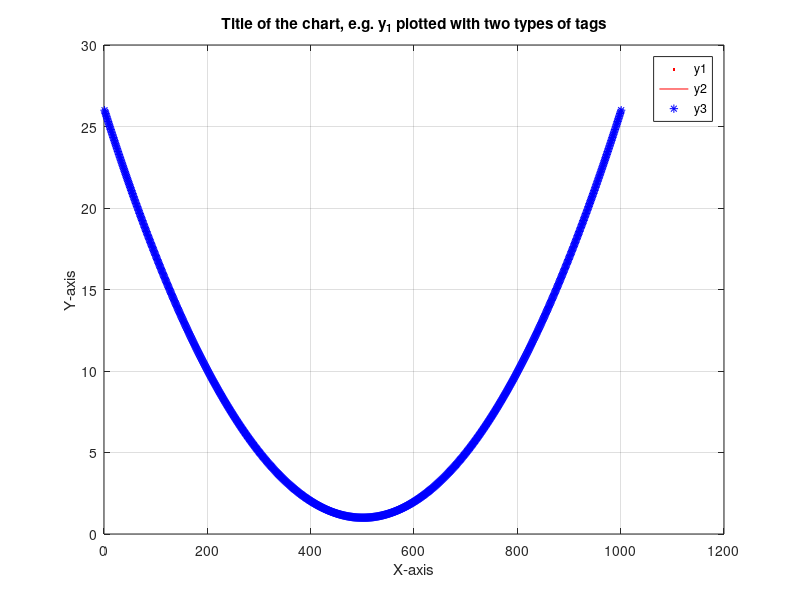
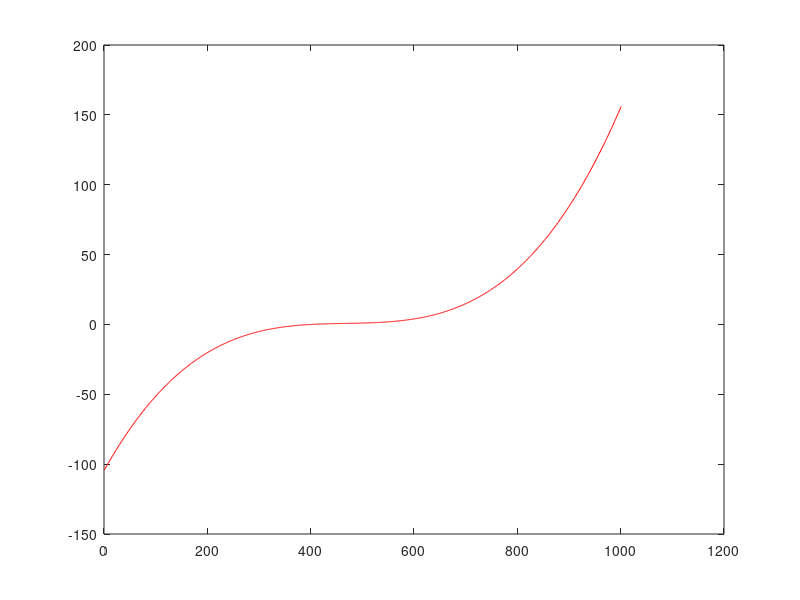

Reproduce these figures in MATLAB, in order.
%y1 (x) = x ^ 2 + 1
%y2 (x) = x ^ 3 + x ^ 2 + x + 1
%for x <-5, 5>,
clear all; close all;
t = -5:0.01:5;
y1 = t.^2 +1;
y2 = t.^3 + t.^2 + t +1;
y1_indexes = 1:1:size(y1,2);
figure (2);
plot (y1, 'r.');
hold on;
plot (y1, 'r-');
plot (y1_indexes, y1, 'b*');

title ('Title of the chart, e.g. y_1 plotted with two types of tags')
xlabel ('X-axis')
ylabel ('Y-axis')
grid on;
legend('y1', 'y2', 'y3')

figure (3);
plot(y1, 'b');
plot(y2, 'r');